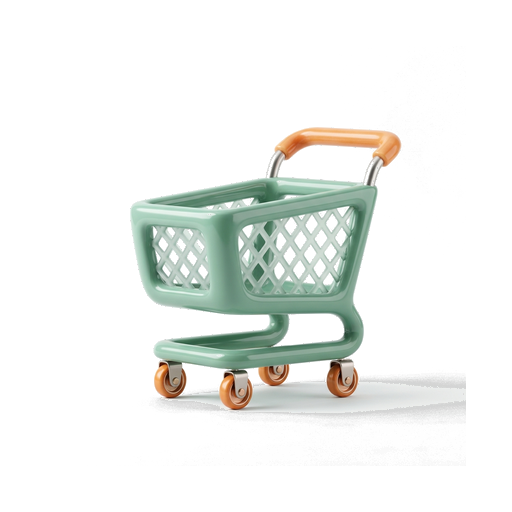
#> input picture Mobile/assets/images/empty_cart.png, 512 x 512 px
$ python -i process_empty_states.py   (imports and definitions only)
#> lines starting #> are read from the running program, lines starting #| are printed output that depends on the picture
import os
from PIL import Image

def process_image(src_path, dest_path):
#> called with src_path = '../assets/images/empty_cart.png', dest_path = 'out.png'
    if not os.path.exists(src_path):
        print(f"Error: source not found at {src_path}")
        return False

    img = Image.open(src_path).convert("RGBA")
#> img is the input picture: PIL image 512x512 RGBA; mean R, G, B, A 30.7, 33.4, 30.4, 45.1
    w, h = img.size
#> w = 512; h = 512

    # 1. Key out white background.
    # The background is solid white (255, 255, 255).
    # We will make any pixel that is very close to white transparent, with a smooth alpha transition.
    img_pixels = img.load()

    # Find bounding box of non-white pixels
    # Let's create a temporary binary mask for bounding box detection
    mask = Image.new("L", (w, h), 0)
#> mask: PIL image 512x512 L; every value is 0
    mask_pixels = mask.load()

    for y in range(h):
        for x in range(w):
            r, g, b, a = img_pixels[x, y]
            # If it's not white, it's part of the object
            if r < 250 or g < 250 or b < 250:
                mask_pixels[x, y] = 255

    bbox = mask.getbbox()
#> bbox = (0, 0, 512, 512)
    if not bbox:
        print(f"Error detecting bbox for {src_path}")
        return False

    # Crop to the object's bounding box
    # Add a padding of 20 pixels around the object
    padding = 20
    left = max(0, bbox[0] - padding)
#> left = 0
    top = max(0, bbox[1] - padding)
#> top = 0
    right = min(w, bbox[2] + padding)
#> right = 512
    bottom = min(h, bbox[3] + padding)
#> bottom = 512

    cropped = img.crop((left, top, right, bottom))
    cw, ch = cropped.size
#> cw = 512; ch = 512

    # Resize to max 600px width/height while maintaining aspect ratio,
    # then place it centered inside a 512x512 transparent canvas.
    canvas_size = 512
    final_img = Image.new("RGBA", (canvas_size, canvas_size), (0, 0, 0, 0))
#> final_img: PIL image 512x512 RGBA; every value is 0

    scale = 420.0 / max(cw, ch)
#> scale = 0.82
    nw = int(cw * scale)
#> nw = 420
    nh = int(ch * scale)
#> nh = 420
    resized = cropped.resize((nw, nh), Image.Resampling.LANCZOS)

    # Apply transparency to resized image
    r_pixels = resized.load()
    for y in range(nh):
        for x in range(nw):
            r, g, b, a = r_pixels[x, y]
            # Key out white / light grey
            # R, G, B all > 248 is white
            if r > 248 and g > 248 and b > 248:
                r_pixels[x, y] = (0, 0, 0, 0)
            elif r > 235 and g > 235 and b > 235:
                # Soft edge blending
                avg = (r + g + b) / 3.0
                opacity = int(255 * (1.0 - (avg - 235) / (248 - 235)))
                r_pixels[x, y] = (r, g, b, min(a, max(0, opacity)))

    paste_x = (canvas_size - nw) // 2
#> paste_x = 46
    paste_y = (canvas_size - nh) // 2
#> paste_y = 46
    final_img.paste(resized, (paste_x, paste_y), resized)
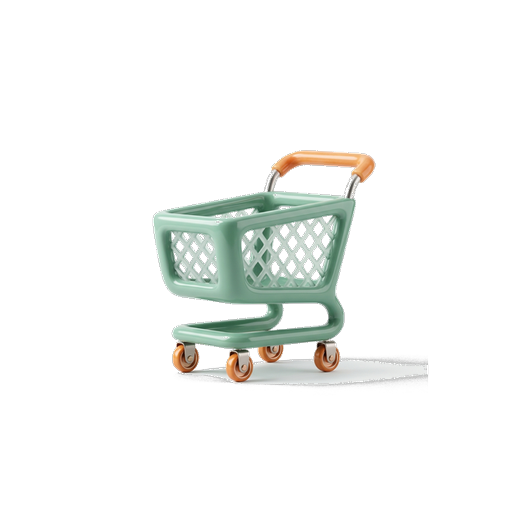
#> final_img: PIL image 512x512 RGBA; mean R, G, B, A 18.7, 20.5, 18.5, 29.1; transparent parts drawn white

    final_img.save(dest_path, "PNG")
    print(f"Processed and saved {dest_path}")
    return True

def main():
    source_dir = r"C:\Users\ifegw\.gemini\antigravity-ide\brain\025e81ef-905e-40aa-bc64-630ee5b9d799"
    dest_dir = r"c:\Users\ifegw\ChopNow-3\Mobile\assets\images"

    targets = [
        ("3d_empty_cart_1781872164238.png", "empty_cart.png"),
        ("3d_empty_orders_1781872192554.png", "empty_orders.png"),
        ("3d_empty_favorites_1781872222125.png", "empty_favorites.png"),
        ("3d_empty_inbox_1781872249738.png", "empty_inbox.png"),
    ]

    for src_name, dest_name in targets:
        src = os.path.join(source_dir, src_name)
        dest = os.path.join(dest_dir, dest_name)
        process_image(src, dest)

# [2 lines not run here, left out]

>>> result = process_image('../assets/images/empty_cart.png', 'out.png')

$ run again, on Mobile/assets/images/asian.png
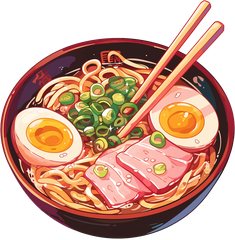
#> input picture Mobile/assets/images/asian.png, 235 x 240 px
#> in process_image, img is the input picture: PIL image 235x240 RGBA; mean R, G, B, A 124.8, 81.4, 63.7, 169.9
#> mask: PIL image 235x240 L; every value is 0
#> bbox = (0, 0, 235, 240)
#> left = 0
#> right = 235
#> bottom = 240
#> in process_image, `resized = cropped.resize((nw, nh), Image.Resampling.LANCZOS)`:
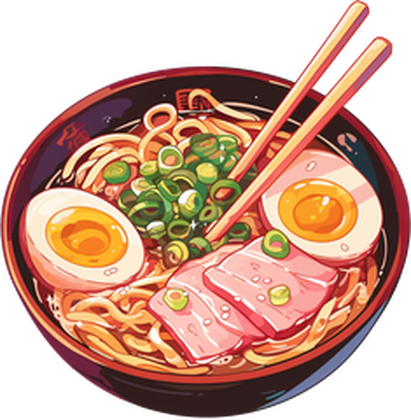
#> resized: PIL image 411x420 RGBA; mean R, G, B, A 125, 81.4, 63.9, 169.9; transparent parts drawn white
#> in process_image, `final_img.paste(resized, (paste_x, paste_y), resized)`:
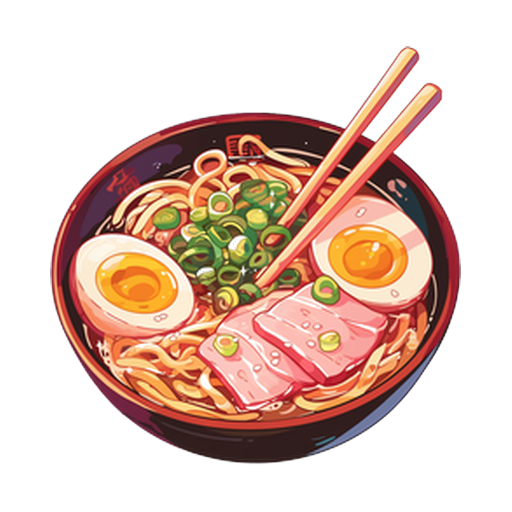
#> final_img: PIL image 512x512 RGBA; mean R, G, B, A 78.2, 51.3, 39.6, 109.4; transparent parts drawn white

$ run again, on Mobile/assets/images/bakery.png
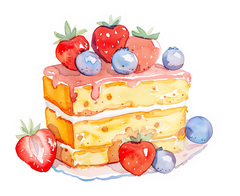
#> input picture Mobile/assets/images/bakery.png, 240 x 196 px
#> in process_image, img is the input picture: PIL image 240x196 RGBA; mean R, G, B, A 138.7, 112, 96.1, 143.6
#> mask: PIL image 240x196 L; every value is 0
#> bbox = (0, 0, 240, 196)
#> left = 0
#> right = 240
#> bottom = 196
#> in process_image, `resized = cropped.resize((nw, nh), Image.Resampling.LANCZOS)`:
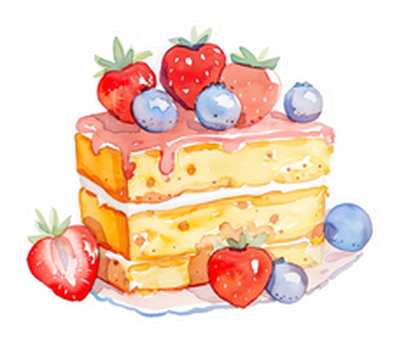
#> resized: PIL image 420x343 RGBA; mean R, G, B, A 140.2, 113.6, 97.7, 143.6; transparent parts drawn white
#> in process_image, `final_img.paste(resized, (paste_x, paste_y), resized)`:
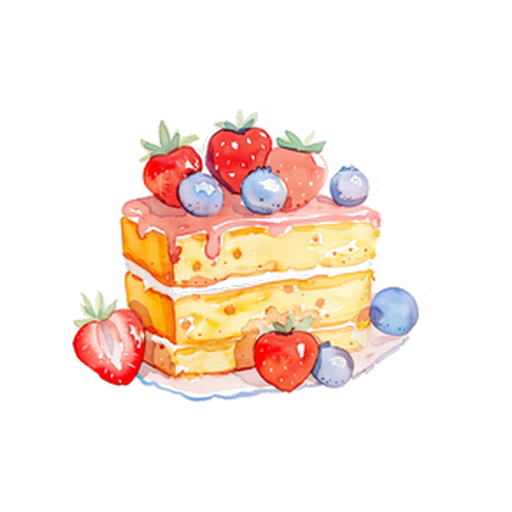
#> final_img: PIL image 512x512 RGBA; mean R, G, B, A 57.2, 42.6, 33.9, 62.8; transparent parts drawn white

$ run again, on Mobile/assets/images/food.png
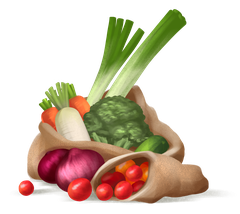
#> input picture Mobile/assets/images/food.png, 240 x 214 px
#> in process_image, img is the input picture: PIL image 240x214 RGBA; mean R, G, B, A 62.6, 50.2, 32.1, 94.6
#> mask: PIL image 240x214 L; every value is 0
#> bbox = (0, 0, 240, 214)
#> left = 0
#> right = 240
#> bottom = 214
#> in process_image, `resized = cropped.resize((nw, nh), Image.Resampling.LANCZOS)`:
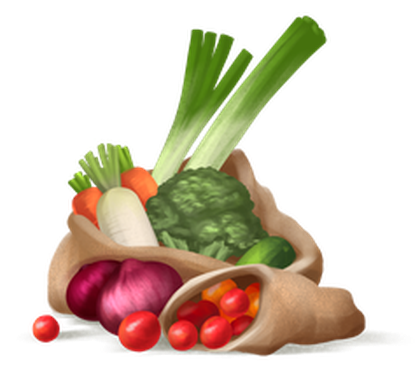
#> resized: PIL image 420x374 RGBA; mean R, G, B, A 63.4, 51, 32.5, 94.6; transparent parts drawn white
#> in process_image, `final_img.paste(resized, (paste_x, paste_y), resized)`:
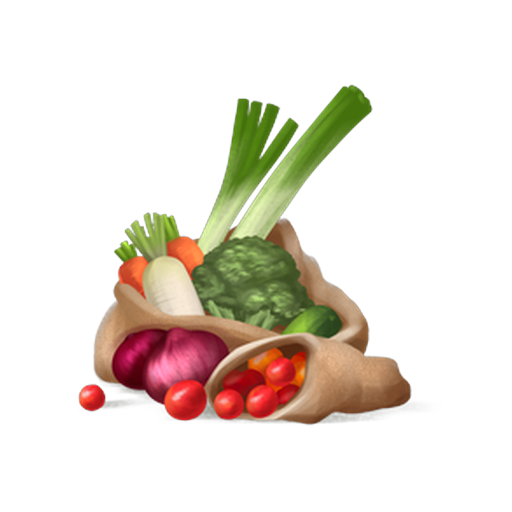
#> final_img: PIL image 512x512 RGBA; mean R, G, B, A 34, 26.6, 17.2, 55.3; transparent parts drawn white
